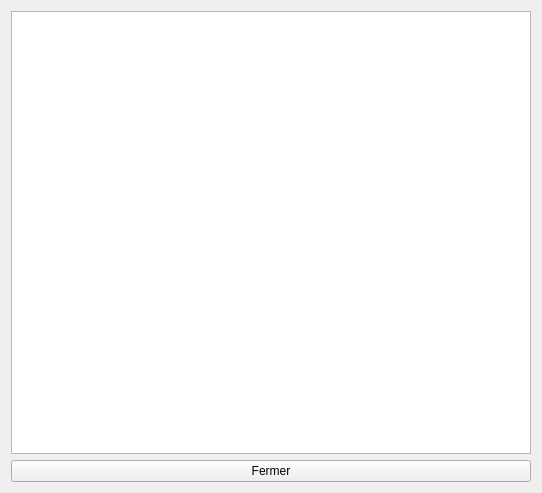
<?xml version="1.0" encoding="UTF-8"?>
<ui version="4.0">
 <class>Historique</class>
 <widget class="QWidget" name="Historique">
  <property name="geometry">
   <rect>
    <x>0</x>
    <y>0</y>
    <width>542</width>
    <height>493</height>
   </rect>
  </property>
  <property name="windowTitle">
   <string>Historique des modifications</string>
  </property>
  <layout class="QVBoxLayout" name="verticalLayout_2">
   <item>
    <layout class="QVBoxLayout" name="verticalLayout">
     <item>
      <widget class="QTableWidget" name="Table"/>
     </item>
     <item>
      <widget class="QPushButton" name="PBFermer">
       <property name="text">
        <string>Fermer</string>
       </property>
      </widget>
     </item>
    </layout>
   </item>
  </layout>
 </widget>
 <resources/>
 <connections/>
</ui>
